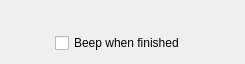
<?xml version="1.0" encoding="UTF-8"?>
<ui version="4.0">
 <class>BatchProcessingLowerPanel</class>
 <widget class="QWidget" name="BatchProcessingLowerPanel">
  <property name="geometry">
   <rect>
    <x>0</x>
    <y>0</y>
    <width>245</width>
    <height>64</height>
   </rect>
  </property>
  <property name="windowTitle">
   <string>Form</string>
  </property>
  <layout class="QGridLayout" name="gridLayout">
   <item row="0" column="0" colspan="4">
    <widget class="SystemLoadWidget" name="systemLoadWidget" native="true"/>
   </item>
   <item row="1" column="0">
    <spacer name="horizontalSpacer">
     <property name="orientation">
      <enum>Qt::Horizontal</enum>
     </property>
     <property name="sizeHint" stdset="0">
      <size>
       <width>1</width>
       <height>1</height>
      </size>
     </property>
    </spacer>
   </item>
   <item row="1" column="1">
    <widget class="QCheckBox" name="beepWhenFinished">
     <property name="text">
      <string>Beep when finished</string>
     </property>
     <property name="toolTip">
      <string>Play a sound when batch processing finishes.</string>
     </property>
    </widget>
   </item>
   <item row="1" column="2">
    <spacer name="horizontalSpacer_2">
     <property name="orientation">
      <enum>Qt::Horizontal</enum>
     </property>
     <property name="sizeHint" stdset="0">
      <size>
       <width>1</width>
       <height>1</height>
      </size>
     </property>
    </spacer>
   </item>
  </layout>
 </widget>
 <customwidgets>
  <customwidget>
   <class>SystemLoadWidget</class>
   <extends>QWidget</extends>
   <header>SystemLoadWidget.h</header>
   <container>1</container>
  </customwidget>
 </customwidgets>
 <resources/>
 <connections/>
</ui>
